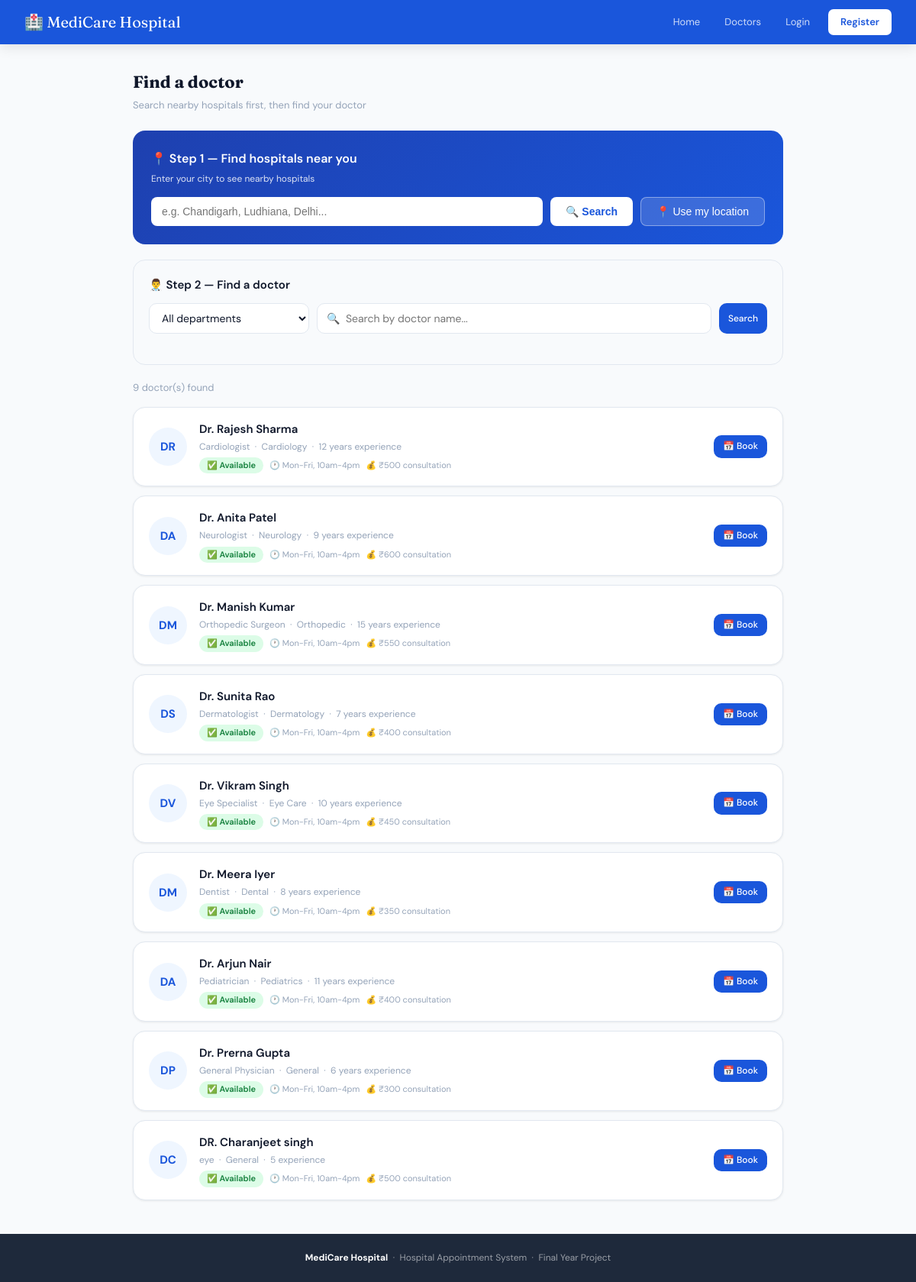
Page /doctors on the committed database.
### models.py (models this page shows, shortened)
class Doctor(db.Model):
    __tablename__ = 'doctors'
    id            = db.Column(db.Integer, primary_key=True)
    name          = db.Column(db.String(100), nullable=False)
    email         = db.Column(db.String(100), unique=True, nullable=False)
    password      = db.Column(db.String(200), nullable=False)
    specialization = db.Column(db.String(100))
    experience    = db.Column(db.String(30))
    availability  = db.Column(db.String(100), default='Mon-Fri, 10am-4pm')
    fee           = db.Column(db.Integer, default=500)
    status        = db.Column(db.String(20), default='available')
    department_id = db.Column(db.Integer, db.ForeignKey('departments.id'))
    appointments  = db.relationship('Appointment', backref='doctor', lazy=True)
    def initials(self):
        parts = self.name.split()
        return ''.join(p[0] for p in parts if p[0].isupper())[:2]

class Department(db.Model):
    __tablename__ = 'departments'
    id      = db.Column(db.Integer, primary_key=True)
    name    = db.Column(db.String(100), unique=True, nullable=False)
    emoji   = db.Column(db.String(5), default='🏥')
    doctors = db.relationship('Doctor', backref='department', lazy=True)

### app.py (the view)
@app.route('/doctors')
def doctors():
    dept_filter = request.args.get('dept', '')
    search      = request.args.get('search', '')
    query       = Doctor.query
    if dept_filter:
        dept = Department.query.filter_by(name=dept_filter).first()
        if dept:
            query = query.filter_by(department_id=dept.id)
    if search:
        query = query.filter(Doctor.name.ilike(f'%{search}%'))
    doctors_list = query.all()
    departments  = Department.query.all()
    return render_template('doctors.html', doctors=doctors_list, departments=departments, selected_dept=dept_filter, search=search)

### templates/doctors.html (shortened to what this page needs)
{% extends "base.html" %}
{% block content %}
<div style="max-width:900px;margin:0 auto;padding:32px 24px;">
  <div class="page-header">
    <h2>Find a doctor</h2>
    <p>Search nearby hospitals first, then find your doctor</p>
  </div>
  <div style="background:linear-gradient(135deg,#1e40af,#1a56db);padding:24px;border-radius:16px;color:#fff;margin-bottom:20px;">
    <h3 style="font-size:16px;font-weight:600;margin-bottom:4px;">📍 Step 1 — Find hospitals near you</h3>
    <p style="font-size:12px;opacity:0.85;margin-bottom:14px;">Enter your city to see nearby hospitals</p>
    <div style="display:flex;gap:10px;flex-wrap:wrap;">
      <input type="text" id="city-input" placeholder="e.g. Chandigarh, Ludhiana, Delhi..."
             style="flex:1;min-width:200px;padding:10px 14px;border-radius:8px;border:none;font-size:14px;outline:none;"/>
      <button onclick="findHospitals()"
              style="padding:10px 20px;background:#fff;color:#1a56db;border:none;border-radius:8px;font-weight:600;cursor:pointer;font-size:14px;">
        🔍 Search
      </button>
      <button onclick="useMyLocation()"
              style="padding:10px 20px;background:rgba(255,255,255,0.15);color:#fff;border:1px solid rgba(255,255,255,0.4);border-radius:8px;cursor:pointer;font-size:14px;">
        📍 Use my location
      </button>
    </div>
  </div>
  <div style="background:var(--gray-50);border:1px solid var(--gray-200);border-radius:16px;padding:20px;margin-bottom:20px;">
    <h3 style="font-size:15px;font-weight:600;margin-bottom:12px;">👨‍⚕️ Step 2 — Find a doctor</h3>
    <form method="GET" action="{{ url_for('doctors') }}">
      <div class="search-bar">
        <select name="dept" class="form-control" style="max-width:210px;" onchange="this.form.submit()">
          <option value="">All departments</option>
        </select>
        <input type="text" name="search" class="form-control"
               placeholder="🔍  Search by doctor name..."
               value="{{ search }}"/>
        <button type="submit" class="btn btn-primary btn-sm">Search</button>
      </div>
    </form>
  </div>
  <p style="font-size:13px;color:var(--gray-400);margin-bottom:14px;">
    {{ doctors|length }} doctor(s) found
  </p>
  {% if doctors %}
    {% for doc in doctors %}
    <div class="doctor-card">
      <div class="avatar" style="width:50px;height:50px;font-size:15px;">
        {{ doc.initials() }}
      </div>
      <div style="flex:1;">
        <div style="font-weight:600;font-size:15px;margin-bottom:2px;">{{ doc.name }}</div>
        <div style="font-size:12px;color:var(--gray-400);margin-bottom:4px;">
          {{ doc.specialization }} &nbsp;·&nbsp;
          {{ doc.department.name }} &nbsp;·&nbsp;
          {{ doc.experience }} experience
        </div>
        <div style="display:flex;align-items:center;gap:8px;flex-wrap:wrap;">
          <span class="badge {{ 'badge-green' if doc.status == 'available' else 'badge-amber' }}">
            {{ '✅ Available' if doc.status == 'available' else '⏳ Busy' }}
          </span>
          <span style="font-size:11px;color:var(--gray-400);">🕐 {{ doc.availability }}</span>
          <span style="font-size:11px;color:var(--gray-400);">💰 ₹{{ doc.fee }} consultation</span>
        </div>
      </div>
      {% if doc.status == 'available' %}
        <a href="{{ url_for('book_appointment', doctor_id=doc.id) }}"
           class="btn btn-primary btn-sm">📅 Book</a>
      {% else %}
        <button class="btn btn-gray btn-sm" disabled>Slot Full</button>
      {% endif %}
    </div>
    {% endfor %}
  {% else %}
    <div class="card" style="text-align:center;padding:40px;color:var(--gray-400);">
      😕 No doctors found. Try a different filter.
    </div>
  {% endif %}
</div>
{% endblock %}

### templates/base.html (style rules this page uses)
:root { --blue:#1a56db;--blue-light:#EFF6FF;--blue-dark:#1e40af;--navy:#1e293b;--green:#16a34a;--green-light:#DCFCE7;--amber:#d97706;--amber-light:#FEF3C7;--red:#dc2626;--red-light:#FEE2E2;--gray-50:#F8FAFC;--gray-100:#F1F5F9;--gray-200:#E2E8F0;--gray-400:#94A3B8;--gray-600:#475569;--gray-700:#334155;--gray-900:#0F172A;--white:#ffffff;--font-head:'Fraunces',serif;--font-body:'DM Sans',sans-serif;--radius:10px;--radius-lg:16px;--shadow:0 1px 3px rgba(0,0,0,0.08);--shadow-md:0 4px 16px rgba(0,0,0,0.10) }
* { box-sizing:border-box;margin:0;padding:0 }
body { font-family:var(--font-body);background:var(--gray-50);color:var(--gray-900);font-size:14px;line-height:1.6 }
a { text-decoration:none;color:inherit }
.btn { display:inline-flex;align-items:center;gap:6px;padding:9px 20px;border-radius:var(--radius);font-size:14px;font-weight:500;cursor:pointer;border:none;font-family:var(--font-body);transition:all .15s;text-decoration:none }
.btn-primary { background:var(--blue);color:#fff }
.btn-sm { padding:5px 12px;font-size:12px }
.badge { display:inline-block;padding:2px 10px;border-radius:20px;font-size:11px;font-weight:600 }
.badge-green { background:var(--green-light);color:#15803d }
.form-control { width:100%;padding:9px 12px;border:1.5px solid var(--gray-200);border-radius:var(--radius);font-size:14px;font-family:var(--font-body);color:var(--gray-900);background:var(--white);outline:none;transition:border .15s }
.page-header { margin-bottom:22px }
.page-header h2 { font-family:var(--font-head);font-size:22px;margin-bottom:3px }
.page-header p { font-size:13px;color:var(--gray-400) }
.avatar { border-radius:50%;background:var(--blue-light);display:flex;align-items:center;justify-content:center;font-weight:700;color:var(--blue);flex-shrink:0 }
.doctor-card { background:var(--white);border:1px solid var(--gray-200);border-radius:var(--radius-lg);padding:16px 20px;display:flex;align-items:center;gap:16px;box-shadow:var(--shadow);margin-bottom:12px;transition:box-shadow .15s }
.search-bar { display:flex;gap:10px;margin-bottom:20px;flex-wrap:wrap }
.search-bar .form-control { flex:1;min-width:180px }
.search-bar select { max-width:200px }

### rows in the picture
Doctor: initials "DR", name "Dr. Rajesh Sharma", specialization "Cardiologist", department.name "Cardiology", experience "12 years", status "✅ Available", availability "Mon-Fri, 10am-4pm", fee "500"
Doctor: initials "DA", name "Dr. Anita Patel", specialization "Neurologist", department.name "Neurology", experience "9 years", status "✅ Available", availability "Mon-Fri, 10am-4pm", fee "600"
Doctor: initials "DM", name "Dr. Manish Kumar", specialization "Orthopedic Surgeon", department.name "Orthopedic", experience "15 years", status "✅ Available", availability "Mon-Fri, 10am-4pm", fee "550"
Doctor: initials "DS", name "Dr. Sunita Rao", specialization "Dermatologist", department.name "Dermatology", experience "7 years", status "✅ Available", availability "Mon-Fri, 10am-4pm", fee "400"
Doctor: initials "DV", name "Dr. Vikram Singh", specialization "Eye Specialist", department.name "Eye Care", experience "10 years", status "✅ Available", availability "Mon-Fri, 10am-4pm", fee "450"
Doctor: initials "DM", name "Dr. Meera Iyer", specialization "Dentist", department.name "Dental", experience "8 years", status "✅ Available", availability "Mon-Fri, 10am-4pm", fee "350"
Doctor: initials "DA", name "Dr. Arjun Nair", specialization "Pediatrician", department.name "Pediatrics", experience "11 years", status "✅ Available", availability "Mon-Fri, 10am-4pm", fee "400"
Doctor: initials "DP", name "Dr. Prerna Gupta", specialization "General Physician", department.name "General", experience "6 years", status "✅ Available", availability "Mon-Fri, 10am-4pm", fee "300"
Doctor: initials "DC", name "DR. Charanjeet singh", specialization "eye", department.name "General", experience "5", status "✅ Available", availability "Mon-Fri, 10am-4pm", fee "500"

### other values in the picture
{{ doctors|length }} "9"
